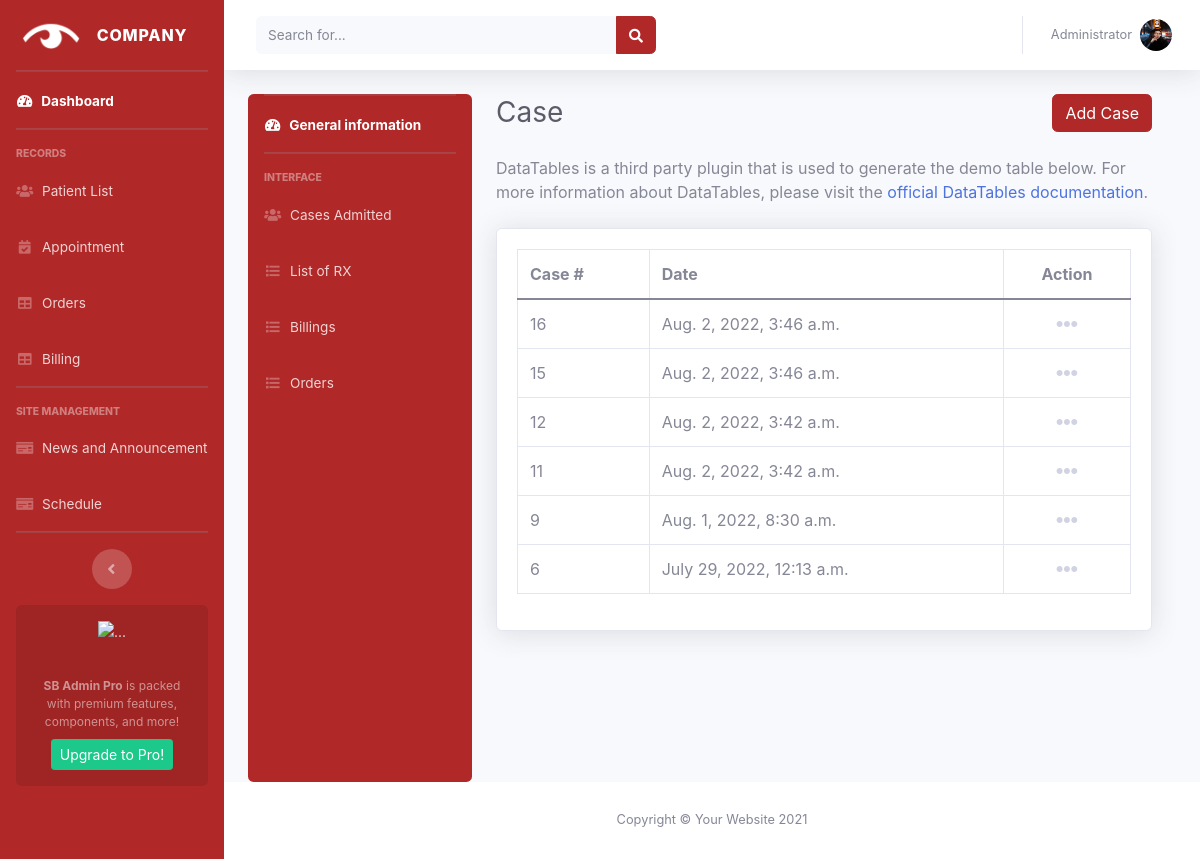
/patient_list/patient/2/Case/ (signed in), run on the app's committed database.
### accounts/models.py (models this page shows)
class Case(models.Model):
    user = models.ForeignKey(
        User, null=True, blank=True, on_delete=models.CASCADE)
    date_created = models.DateTimeField(auto_now_add=True)

### accounts/decorators.py (the view)
        def wrapper_func(request, *args, **kwargs):
            group = None
            if request.user.groups.exists():
                group = request.user.groups.all()[0].name
            if group in allowed_roles:
                return view_func(request, *args, **kwargs)
            else:
                return HttpResponse('You are not authorized to view this page!')

### accounts/models.py (called while the page is built)
    def __str__(self) -> str:
        return self.user.username

### accounts/views.py (called while the page is built)
@login_required(login_url='login')
@allowed_users(allowed_roles=['admin'])
def person_list_case(request, pk):
    patient = Account.objects.get(id=pk)
    user = User.objects.get(username=patient)
    cases = Case.objects.all().filter(user=user).order_by('-date_created')
    context = {
        'patient': patient,
        'cases': cases,
    }
    return render(request, 'admin/components/person_list_case.html', context)

### accounts/templates/admin/components/person_list_case.html (shortened to what this page needs)
{% extends 'admin/components/person.html' %} {% block title %}Patients{% endblock %}
{% block patient %}
<div class="d-sm-flex align-items-center justify-content-between mb-4">
    <h1 class="h3 mb-0 text-gray-800">Case</h1>
    <a class="btn btn-primary" href="{% url 'create_case' patient.id %}" type="button">Add Case</a>
</div>
<p class="mb-4">DataTables is a third party plugin that is used to generate the demo table below.
    For more information about DataTables, please visit the <a target="_blank" href="https://datatables.net">official
        DataTables documentation</a>.</p>
<div class="card shadow mb-4">
    <div class="card-body">
        <div class="table-responsive">
            <table class="table table-bordered" id="dataTable" width="100%" cellspacing="0">
                <thead>
                    <tr>
                        <th>Case #</th>
                        <th>Date</th>
                        <th class="text-center">Action</th>
                    </tr>
                </thead>
                <tbody>
                    {% for case in cases%}
                    <tr>
                        <td>{{case.id}}</td>
                        <td>{{case.date_created}}</td>
                        <td class="text-center">
                            <div class="dropdown no-arrow">
                                <a class="dropdown-toggle" href="#" role="button" id="dropdownMenuLink-{{order.id}}"
                                    data-toggle="dropdown" aria-haspopup="true" aria-expanded="false"
                                    style="z-index: 9999;">
                                    <i class="fas fa-ellipsis-h fa-lg fa-fw text-gray-400"></i>
                                </a>
                            </div>
                        </td>
                    </tr>
                    {% endfor %}
                </tbody>
            </table>
        </div>
    </div>
</div>
{% endblock %}

### static/css/admin_2.css (style rules this page uses)
.btn-primary { color: #fff; background-color:#b12828; border-color: #b12828; }

### static/css/evo-calendar.min.4.css (style rules this page uses)
*,::after,::before { -webkit-box-sizing:border-box;box-sizing:border-box; }
html,body { padding:0;margin:0 }

### accounts/templates/admin/admin.html (style rules this page uses)
html { scroll-behavior: smooth; }

### data on the page
Case: id "16", date_created "Aug. 2, 2022, 3:46 a.m."
Case: id "15", date_created "Aug. 2, 2022, 3:46 a.m."
Case: id "12", date_created "Aug. 2, 2022, 3:42 a.m."
Case: id "11", date_created "Aug. 2, 2022, 3:42 a.m."
Case: id "9", date_created "Aug. 1, 2022, 8:30 a.m."
Case: id "6", date_created "July 29, 2022, 12:13 a.m."
